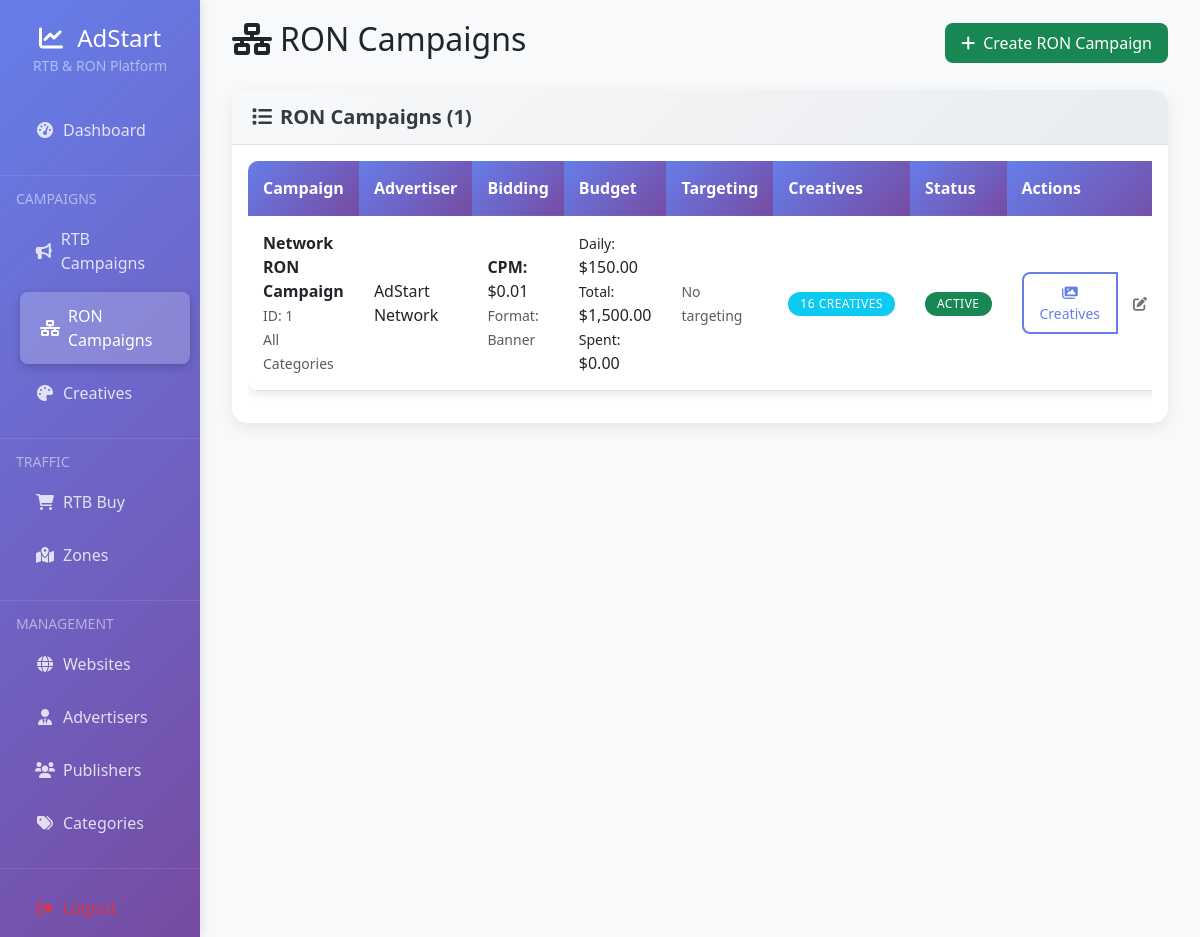
Screenshot of /admin/ron-campaign.php (signed in) with the database file from the repository.
### tables this page shows
CREATE TABLE `ron_campaigns` (
  `id` int(11) NOT NULL,
  `advertiser_id` int(11) DEFAULT NULL,
  `name` varchar(255) NOT NULL,
  `description` text DEFAULT NULL,
  `landing_url` varchar(500) DEFAULT NULL,
  `bid_type` enum('cpm','cpc') DEFAULT 'cpm',
  `bid_amount` decimal(10,4) DEFAULT 0.0000,
  `format` varchar(50) DEFAULT 'banner',
  `cmp_bid` decimal(10,4) DEFAULT 0.0000,
  `cpm_bid` decimal(10,4) DEFAULT 0.0000,
  `cpc_bid` decimal(10,4) DEFAULT 0.0000,
  `daily_budget` decimal(10,2) DEFAULT 0.00,
  `total_budget` decimal(10,2) DEFAULT 0.00,
  `start_date` date DEFAULT NULL,
  `end_date` date DEFAULT NULL,
  `budget_spent` decimal(10,2) DEFAULT 0.00,
  `category_id` int(11) DEFAULT NULL,
  `target_countries` text DEFAULT NULL,
  `target_browsers` text DEFAULT NULL,
  `target_devices` text DEFAULT NULL,
  `target_os` text DEFAULT NULL,
  `target_languages` text DEFAULT NULL,
  `target_age` varchar(20) DEFAULT NULL,
  `target_gender` varchar(10) DEFAULT NULL,
  `frequency_cap` int(11) DEFAULT 0,
  `status` enum('active','inactive','paused') DEFAULT 'active',
  `created_at` timestamp NULL DEFAULT current_timestamp(),
  `updated_at` timestamp NULL DEFAULT current_timestamp() ON UPDATE current_timestamp()
);

CREATE TABLE `advertisers` (
  `id` int(11) NOT NULL,
  `name` varchar(255) NOT NULL,
  `email` varchar(255) DEFAULT NULL,
  `company` varchar(255) DEFAULT NULL,
  `website` varchar(255) DEFAULT NULL,
  `phone` varchar(50) DEFAULT NULL,
  `address` text DEFAULT NULL,
  `contact_person` varchar(255) DEFAULT NULL,
  `status` enum('active','inactive','pending') DEFAULT 'active',
  `created_at` timestamp NULL DEFAULT current_timestamp(),
  `updated_at` timestamp NULL DEFAULT current_timestamp() ON UPDATE current_timestamp()
);

### admin/ron-campaign.php (the view, shortened to what this page needs)
<?php
require_once '../config/database.php';
try {
    $stmt = $pdo->query("SELECT c.*, a.name as advertiser_name, cat.name as category_name,
                         COUNT(cr.id) as creatives_count
                         FROM ron_campaigns c
                         LEFT JOIN advertisers a ON c.advertiser_id = a.id
                         LEFT JOIN categories cat ON c.category_id = cat.id
                         LEFT JOIN creatives cr ON c.id = cr.campaign_id AND cr.campaign_type = 'ron'
                         GROUP BY c.id
                         ORDER BY c.created_at DESC");
    $campaigns = $stmt->fetchAll();
} catch (Exception $e) {
    $campaigns = [];
}
include 'includes/header.php';
?>
<?php include 'includes/sidebar.php'; ?>
<div class="col-md-9 col-lg-10">
    <div class="main-content">
        <div class="d-flex justify-content-between align-items-center mb-4">
            <h2><i class="fas fa-network-wired me-2"></i>RON Campaigns</h2>
            <button class="btn btn-success" data-bs-toggle="modal" data-bs-target="#createCampaignModal">
                <i class="fas fa-plus me-2"></i>Create RON Campaign
            </button>
        </div>
        <div class="card">
            <div class="card-header">
                <h5><i class="fas fa-list me-2"></i>RON Campaigns (<?php echo count($campaigns); ?>)</h5>
            </div>
            <div class="card-body">
                <?php if ($campaigns): ?>
                <div class="table-responsive">
                    <table class="table table-hover">
                        <thead>
                            <tr>
                                <th>Campaign</th>
                                <th>Advertiser</th>
                                <th>Bidding</th>
                                <th>Budget</th>
                                <th>Targeting</th>
                                <th>Creatives</th>
                                <th>Status</th>
                                <th>Actions</th>
                            </tr>
                        </thead>
                        <tbody>
                            <?php foreach ($campaigns as $campaign): ?>
                            <tr>
                                <td>
                                    <div>
                                        <strong><?php echo htmlspecialchars($campaign['name']); ?></strong>
                                        <br><small class="text-muted">ID: <?php echo $campaign['id']; ?></small>
                                        <br><small class="text-muted"><?php echo htmlspecialchars($campaign['category_name'] ?? 'All Categories'); ?></small>
                                    </div>
                                </td>
                                <td>
                                    <?php echo htmlspecialchars($campaign['advertiser_name'] ?? 'N/A'); ?>
                                </td>
                                <td>
                                    <div>
                                        <strong><?php echo strtoupper($campaign['bid_type']); ?>:</strong> $<?php echo number_format($campaign['bid_amount'], 2); ?>
                                        <br><small class="text-muted">Format: <?php echo ucfirst($campaign['format']); ?></small>
                                    </div>
                                </td>
                                <td>
                                    <div>
                                        <small>Daily:</small> $<?php echo number_format($campaign['daily_budget'], 2); ?>
                                        <br><small>Total:</small> $<?php echo number_format($campaign['total_budget'], 2); ?>
                                        <br><small>Spent:</small> $<?php echo number_format($campaign['budget_spent'], 2); ?>
                                    </div>
                                </td>
                                <td>
                                    <div>
                                        <?php if (!$campaign['target_countries'] && !$campaign['target_devices'] && !$campaign['target_os']): ?>
                                        <small class="text-muted">No targeting</small>
                                        <?php endif; ?>
                                    </div>
                                </td>
                                <td>
                                    <span class="badge bg-info"><?php echo $campaign['creatives_count']; ?> creatives</span>
                                </td>
                                <td>
                                    <span class="badge bg-<?php echo $campaign['status'] == 'active' ? 'success' : 'secondary'; ?>">
                                        <?php echo ucfirst($campaign['status']); ?>
                                    </span>
                                </td>
                                <td>
                                    <div class="btn-group">
                                        <a href="creative.php?campaign_id=<?php echo $campaign['id']; ?>&campaign_type=ron" class="btn btn-sm btn-outline-primary">
                                            <i class="fas fa-images"></i> Creatives
                                        </a>
                                        <button class="btn btn-sm btn-outline-secondary" onclick="editCampaign(<?php echo $campaign['id']; ?>)">
                                            <i class="fas fa-edit"></i>
                                        </button>
                                    </div>
                                </td>
                            </tr>
                            <?php endforeach; ?>
                        </tbody>
                    </table>
                </div>
                <?php endif; ?>
            </div>
        </div>
    </div>
</div>
<?php include 'includes/footer.php'; ?>

### assets/css/style.css (style rules this page uses)
:root { --primary-gradient: linear-gradient(135deg, #667eea 0%, #764ba2 100%); --primary-color: #667eea; --secondary-color: #764ba2; --success-color: #28a745; --warning-color: #ffc107; --danger-color: #dc3545; --info-color: #17a2b8; --light-color: #f8f9fa; --dark-color: #343a40; }
body { font-family: 'Segoe UI', Tahoma, Geneva, Verdana, sans-serif; background-color: var(--light-color); }
.main-content { background: var(--light-color); min-height: 100vh; padding: 20px; }
.card { border: none; border-radius: 15px; box-shadow: 0 5px 15px rgba(0,0,0,0.08); transition: all 0.3s ease; margin-bottom: 20px; }
.card-header { background: linear-gradient(135deg, #f8f9fa 0%, #e9ecef 100%); border-bottom: 1px solid #dee2e6; border-radius: 15px 15px 0 0 !important; padding: 15px 20px; }
.card-header h5, .card-header h6 { margin: 0; color: var(--dark-color); font-weight: 600; }
.btn { border-radius: 8px; padding: 8px 16px; font-weight: 500; transition: all 0.3s ease; border: none; }
.btn-outline-primary { border: 2px solid var(--primary-color); color: var(--primary-color); }
.table { border-radius: 10px; overflow: hidden; box-shadow: 0 3px 10px rgba(0,0,0,0.1); }
.table thead th { background: var(--primary-gradient); color: white; font-weight: 600; border: none; padding: 15px; }
.table tbody tr { transition: all 0.3s ease; }
.table td { padding: 15px; vertical-align: middle; border-top: 1px solid rgba(0,0,0,0.05); }
.badge { padding: 6px 12px; border-radius: 20px; font-weight: 500; text-transform: uppercase; font-size: 0.75em; letter-spacing: 0.5px; }
.card { animation: fadeInUp 0.6s ease-out; }

### admin/includes/header.php (style rules this page uses)
.main-content { background: #f8f9fa; min-height: 100vh; padding: 20px; }
.card { border: none; border-radius: 15px; box-shadow: 0 5px 15px rgba(0,0,0,0.08); transition: transform 0.3s ease; }

### rows the page displays
ron_campaigns: name "Network RON Campaign", id "1", category_name "All Categories", advertiser.name "AdStart Network", bid_type "CPM", bid_amount "0.01", format "Banner", daily_budget "150.00", total_budget "1,500.00", budget_spent "0.00", target_countries "No targeting", creatives_count "16", status "ACTIVE"

### other values shown
count($campaigns) "1"
